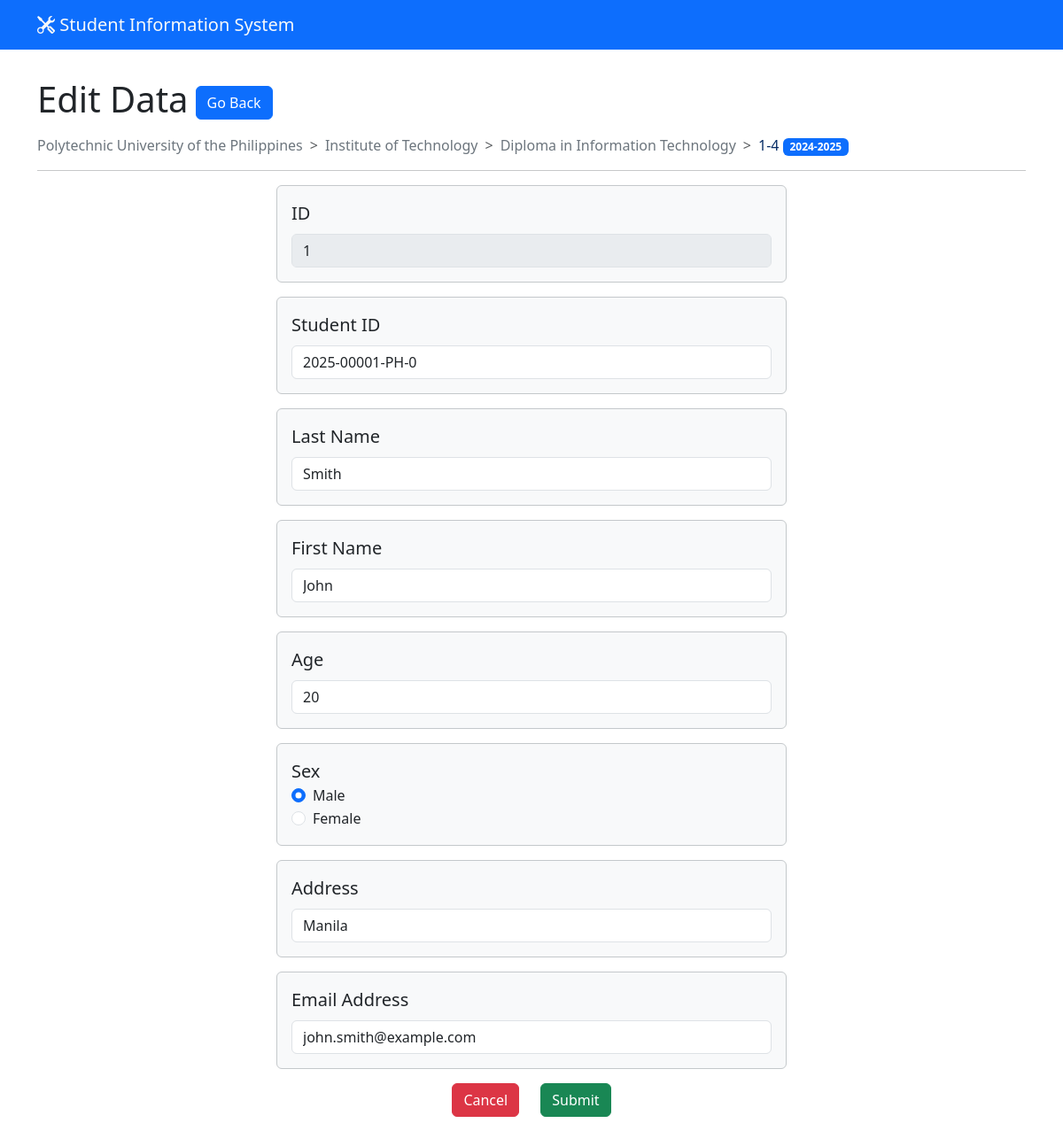
The page /edit.php?id=1 on the database its author committed.
### tables this page shows
CREATE TABLE IF NOT EXISTS `users` (
  `id` int(11) NOT NULL AUTO_INCREMENT,
  `student_id` varchar(15) NOT NULL UNIQUE,
  `last_name` varchar(100) NOT NULL,
  `first_name` varchar(100) NOT NULL,
  `age` int(3) NOT NULL,
  `sex` varchar(6) NOT NULL,
  `address` varchar(100) NOT NULL,
  `email` varchar(100) NOT NULL,
  PRIMARY KEY  (`id`)
);

### edit.php (the view, shortened to what this page needs)
<?php
require_once("dbConnection.php");
$id = $_GET['id'];
$result = mysqli_query($mysqli, "SELECT * FROM users WHERE id = $id");
$resultData = mysqli_fetch_assoc($result);
$id = $resultData['id'];
$studentId = $resultData['student_id'];
$lastName = $resultData['last_name'];
$firstName = $resultData['first_name'];
$age = $resultData['age'];
$sex = $resultData['sex'];
$address = $resultData['address'];
$email = $resultData['email'];
?>
<html>
<head>
	<link href="https://cdn.jsdelivr.net/npm/bootstrap@5.3.3/dist/css/bootstrap.min.css" rel="stylesheet"
>
	<link rel="stylesheet" href="https://cdn.jsdelivr.net/npm/bootstrap-icons@1.11.3/font/bootstrap-icons.min.css">
</head>
<body>
	<nav class="navbar bg-primary mb-4">
		<div class="container-xl">
			<a class="navbar-brand text-light" href="index.php">
				<i class="bi bi-tools"></i> Student Information System</a>
		</div>
	</nav>
	<main class="container-xl">
		<div class="d-flex flex-row gap-2 align-items-center">
			<h1 class="py-2">Edit Data</h1>
			<div>
				<button type="button" onclick="location.href = 'index.php'" class="btn btn-primary">
					Go Back
				</button>
			</div>
		</div>
		<nav style="--bs-breadcrumb-divider: '>';" aria-label="breadcrumb">
			<ol class="breadcrumb text-secondary">
				<li class="breadcrumb-item">Polytechnic University of the Philippines</li>
				<li class="breadcrumb-item">Institute of Technology</li>
				<li class="breadcrumb-item">Diploma in Information Technology</li>
				<li class="breadcrumb-item active text-primary-emphasis" aria-current="page">1-4 <span
						class="badge text-bg-primary">2024-2025</span>
				</li>
			</ol>
		</nav>
		<hr>
		<form name="edit" method="post" action="editAction.php"
			class="container d-flex flex-column align-items-center gap-3">
			<div class="container d-flex flex-column bg-body-tertiary p-3 rounded border border-secondary-subtle"
				style="max-width:var(--bs-breakpoint-sm)">
				<label for="id" class="form-label fs-5">ID</label>
				<input type="number" name="id" id="id" class="form-control" readonly disabled value="<?php echo $id ?>">
			</div>
			<div class="container d-flex flex-column bg-body-tertiary p-3 rounded border border-secondary-subtle"
				style="max-width:var(--bs-breakpoint-sm)">
				<label for="studentId" class="form-label fs-5">Student ID</label>
				<input type="text" name="student_id" id="studentId" value="<?php echo $studentId ?>"
					class="form-control" required aria-required="true">
			</div>
			<div class="container d-flex flex-column bg-body-tertiary p-3 rounded border border-secondary-subtle"
				style="max-width:var(--bs-breakpoint-sm)">
				<label for="lastName" class="form-label fs-5">Last Name</label>
				<input type="text" name="last_name" id="lastName" value="<?php echo $lastName ?>" class="form-control"
					required aria-required="true">
			</div>
			<div class="container d-flex flex-column bg-body-tertiary p-3 rounded border border-secondary-subtle"
				style="max-width:var(--bs-breakpoint-sm)">
				<label for="firstName" class="form-label fs-5">First Name</label>
				<input type="text" name="first_name" id="firstName" value="<?php echo $firstName ?>"" class="
					form-control" required aria-required="true">
			</div>
			<div class="container d-flex flex-column bg-body-tertiary p-3 rounded border border-secondary-subtle"
				style="max-width:var(--bs-breakpoint-sm)">
				<label for="age" class="form-label fs-5">Age</label>
				<input type="number" name="age" id="age" class="form-control" value="<?php echo $age ?>" required
					aria-required="true">
			</div>
			<div class="container d-flex flex-column bg-body-tertiary p-3 rounded border border-secondary-subtle"
				style="max-width:var(--bs-breakpoint-sm)">
				<label for="sex" class="form-check-label fs-5">Sex</label>
				<div class="form-check">
					<input type="radio" name="sex" id="sexM" value="MALE" class="form-check-input" <?php echo strcmp($sex, "MALE") == 0 ? "checked" : "" ?> required aria-required="true">
					<label for="sexM" class="form-check-label">Male</label>
				</div>
				<div class="form-check">
					<input type="radio" name="sex" id="sexF" value="FEMALE" class="form-check-input" <?php echo strcmp($sex, "FEMALE") == 0 ? "checked" : "" ?> required aria-required="true">
					<label for="sexF" class="form-check-label">Female</label>
				</div>
			</div>
			<div class="container d-flex flex-column bg-body-tertiary p-3 rounded border border-secondary-subtle"
				style="max-width:var(--bs-breakpoint-sm)">
				<label for="address" class="form-label fs-5">Address</label>
				<input type="text" name="address" id="address" value="<?php echo $address ?>" class="form-control"
					required aria-required="true">
			</div>
			<div class="container d-flex flex-column bg-body-tertiary p-3 rounded border border-secondary-subtle"
				style="max-width:var(--bs-breakpoint-sm)">
				<label for="email" class="form-label fs-5">Email Address</label>
				<input type="email" name="email" id="email" value="<?php echo $email ?>" class="form-control" required
					aria-required="true">
			</div>
			<div class="d-flex flex-row gap-4">
				<button type="button" class="btn btn-danger" onclick="location.href = 'index.php'">Cancel</button>
				<button type="submit" class="btn btn-success" name="update">Submit</button>
			</div>
		</form>
	</main>
</body>
</html>

### rows shown on the page
users: id "1", student_id "2025-00001-PH-0", last_name "Smith", first_name "John", age "20", sex "☑ Male", sex "☐ Female", address "Manila", email "john.smith@example.com"
